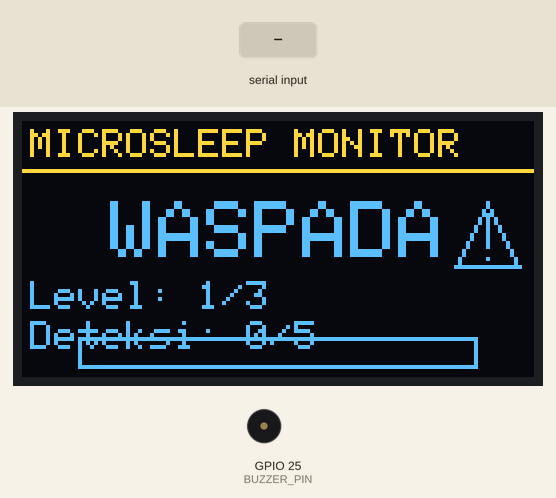
The sketch below on a simulated ESP32. Parts: 128×64 one-colour display, buzzer (waves = sounding). The inputs (shaded band) are chosen by the test bench. The OLED is the two-colour kind (top 16 rows yellow); what the sketch prints to the serial monitor is not drawn.

Above: at 3.2 s.
3.3 s: "B" received over Serial
At 3.7 s:
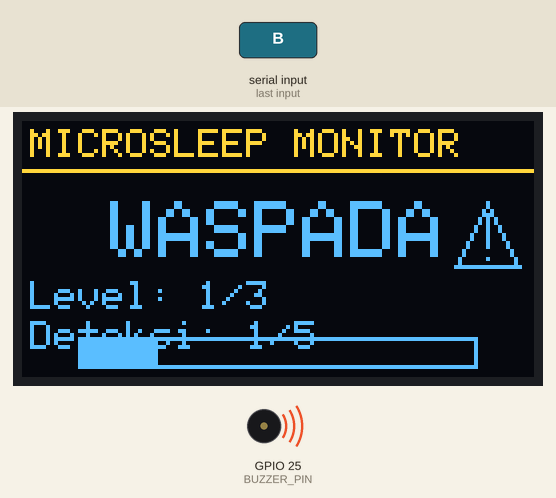
At 4.9 s:
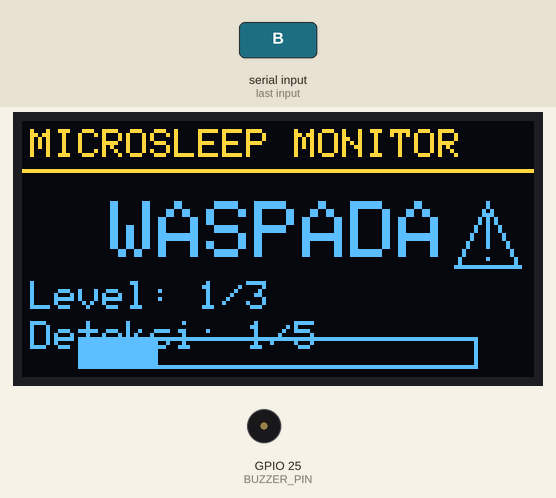
5.3 s: "B" received over Serial
At 6.0 s:
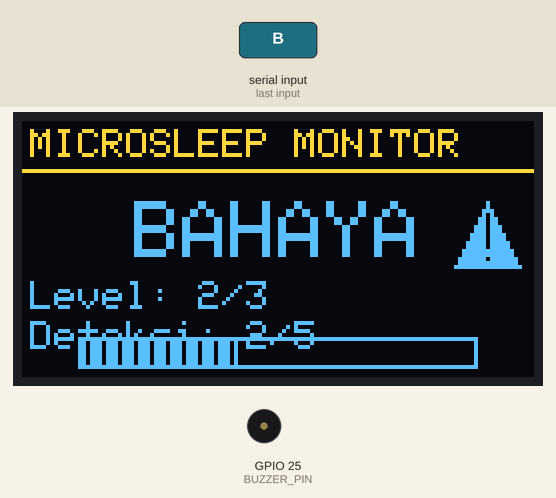
Timing chart, 0 to 8.3 s (numbered marks = the images above; inputs shaded):
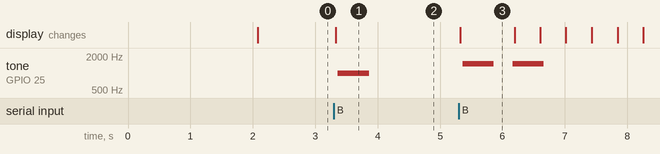

Measured:
- after the input at 3.3 s, tone on GPIO 25 (BUZZER_PIN): silent → 1000 Hz after 0.06 s, → silent 0.50 s later; the display: changes at once (image 1)
- after the input at 5.3 s, tone on GPIO 25 (BUZZER_PIN): alternates 1444 Hz for 0.50 s and silent for 0.30 s, 4 changes in all, then stays silent, starting after 0.06 s; the display: changes at once (image 3)
- what the display in image 3 shows lasts 0.9 s, from 5.3 s to 6.2 s

The sketch:

main.ino
```cpp
#include <Wire.h>
#include <Adafruit_GFX.h>
#include <Adafruit_SSD1306.h>

#define BUZZER_PIN 25
#define MAX_EVENTS 5         // Jumlah maksimal event yang direkam (diubah dari 10 menjadi 5)
#define TIME_WINDOW 60000    // Jendela waktu untuk melacak trigger (60 detik)

// Konfigurasi OLED
#define SCREEN_WIDTH 128     // Lebar OLED dalam piksel
#define SCREEN_HEIGHT 64     // Tinggi OLED dalam piksel
#define OLED_RESET -1        // Reset pin # (atau -1 jika berbagi reset Arduino)
#define SCREEN_ADDRESS 0x3C  // Alamat I2C OLED (biasanya 0x3C atau 0x3D)

// Parameter buzzer
#define MAX_FREQUENCY 2777   // Frekuensi maksimum (diubah dari 4000 menjadi 3000)

Adafruit_SSD1306 display(SCREEN_WIDTH, SCREEN_HEIGHT, &Wire, OLED_RESET);

// Array untuk menyimpan waktu trigger terjadi
unsigned long triggerTimes[MAX_EVENTS];
int triggerCount = 0;
int currentIndex = 0;

// Tingkat keparahan microsleep (tanpa level normal)
const char* alertLevels[] = {
  "WASPADA",
  "BAHAYA",
  "BERHENTI!"
};

// Warna untuk level - dalam format monokrom ini berarti pola pengisian
const uint8_t SOLID = 1;
const uint8_t HATCHED = 2;
const uint8_t INVERTED = 3;

// Animasi
unsigned long lastAnimationTime = 0;
bool animationState = false;
int animationSpeed = 500; // ms

void setup() {
  Serial.begin(9600);
  pinMode(BUZZER_PIN, OUTPUT);

  // Inisialisasi array waktu trigger
  for (int i = 0; i < MAX_EVENTS; i++) {
    triggerTimes[i] = 0;
  }

  // Inisialisasi OLED
  if(!display.begin(SSD1306_SWITCHCAPVCC, SCREEN_ADDRESS)) {
    Serial.println(F("SSD1306 allocation failed"));
    for(;;); // Loop forever jika gagal
  }

  // Tampilkan splash screen
  showSplashScreen();

  // Tampilkan status awal
  updateDisplay(0);
}

void loop() {
  // Update animasi jika diperlukan
  unsigned long currentTime = millis();
  if (currentTime - lastAnimationTime > animationSpeed) {
    animationState = !animationState;
    lastAnimationTime = currentTime;

    // Perbarui tampilan jika dalam status alert tinggi
    if (triggerCount > 0) {
      float intensityFactor = constrain(triggerCount / (float)MAX_EVENTS, 0, 1);
      updateDisplay(intensityFactor);
    }
  }

  if (Serial.available()) {
    char c = Serial.read();
    if (c == 'B') {
      // Rekam waktu trigger saat ini
      recordTrigger();

      // Hitung jumlah trigger dalam jendela waktu
      countRecentTriggers();

      // Update tampilan OLED
      float intensityFactor = constrain(triggerCount / (float)MAX_EVENTS, 0, 1);
      updateDisplay(intensityFactor);

      // Aktifkan buzzer dengan pola sesuai tingkat keparahan
      activateBuzzerPattern(triggerCount);

      // Setel kecepatan animasi berdasarkan tingkat keparahan
      animationSpeed = map(triggerCount, 1, MAX_EVENTS, 500, 150);
    }
  }
}

void showSplashScreen() {
  display.clearDisplay();

  // Logo atau judul
  display.setTextSize(2);
  display.setTextColor(SSD1306_WHITE);
  display.setCursor(5, 5);
  display.println(F("MICROSLEEP"));

  // Subtitle
  display.setTextSize(1);
  display.setCursor(15, 25);
  display.println(F("Detection System"));

  // Versi
  display.setCursor(40, 40);
  display.println(F("v2.0"));

  // Garis bawah
  display.drawLine(0, 50, SCREEN_WIDTH, 50, SSD1306_WHITE);

  // Initializing text
  display.setCursor(15, 55);
  display.println(F("Initializing..."));

  display.display();
  delay(2000);
}

void recordTrigger() {
  // Simpan waktu trigger saat ini
  triggerTimes[currentIndex] = millis();

  // Update index untuk trigger berikutnya
  currentIndex = (currentIndex + 1) % MAX_EVENTS;
}

void countRecentTriggers() {
  unsigned long currentTime = millis();
  triggerCount = 0;

  // Hitung jumlah trigger dalam jendela waktu
  for (int i = 0; i < MAX_EVENTS; i++) {
    if (triggerTimes[i] > 0 && currentTime - triggerTimes[i] < TIME_WINDOW) {
      triggerCount++;
    }
  }

  // Cetak jumlah trigger untuk debugging
  Serial.print("Jumlah trigger dalam 60 detik terakhir: ");
  Serial.println(triggerCount);
}

void activateBuzzerPattern(int count) {
  // Mengatur volume berdasarkan jumlah trigger
  // Semakin banyak trigger, semakin keras
  int volume = map(count, 1, MAX_EVENTS, 255, 1023);  // Asumsi menggunakan analogWrite

  // Durasi beep sesuai dengan tingkat
  int beepDuration = (count <= 2) ? 500 : 1000;

  // Jarak antara beep
  int pauseDuration = (count <= 3) ? 300 : map(count, 4, MAX_EVENTS, 250, 100);

  // Frekuensi dasar - menggunakan MAX_FREQUENCY yang baru (3000 Hz)
  int frequency = map(count, 1, MAX_EVENTS, 1000, MAX_FREQUENCY);

  Serial.print("Trigger count: ");
  Serial.print(count);
  Serial.print(", Volume: ");
  Serial.print(volume);
  Serial.print(", Frekuensi: ");
  Serial.print(frequency);
  Serial.print(" Hz, Durasi: ");
  Serial.print(beepDuration);
  Serial.print(" ms, Jeda: ");
  Serial.print(pauseDuration);
  Serial.println(" ms");

  // Pola beep berdasarkan level
  switch (count) {
    case 1:
      // Tingkat 1: satu beep panjang
      tone(BUZZER_PIN, frequency, beepDuration);
      break;

    case 2:
      // Tingkat 2: dua beep
      tone(BUZZER_PIN, frequency, beepDuration);
      delay(beepDuration + pauseDuration);
      tone(BUZZER_PIN, frequency, beepDuration);
      break;

    case 3:
      // Tingkat 3: tiga beep
      for (int i = 0; i < 3; i++) {
        tone(BUZZER_PIN, frequency, beepDuration);
        delay(beepDuration + pauseDuration);
      }
      break;

    default:
      // Tingkat 4+: beep yang semakin cepat (untuk count 4 dan 5)
      int repeats = min(count, 5);  // Maksimal 5 kali beep (disesuaikan dengan MAX_EVENTS)
      for (int i = 0; i < repeats; i++) {
        tone(BUZZER_PIN, frequency, beepDuration / 2);
        delay((beepDuration / 2) + pauseDuration);
      }
      break;
  }
}

void updateDisplay(float intensity) {
  display.clearDisplay();

  // Pilih level peringatan berdasarkan intensitas
  // Karena MAX_EVENTS = 5, kita perlu menyesuaikan tingkat level
  // Level 0: 1 trigger (1/5 = 0.2 intensitas)
  // Level 1: 2-3 trigger (0.4-0.6 intensitas)
  // Level 2: 4-5 trigger (0.8-1.0 intensitas)
  int level = min(2, (int)(intensity * 3));

  // Header dengan judul dan garis
  display.setTextSize(1);
  display.setTextColor(SSD1306_WHITE);
  display.setCursor(2, 2);
  display.print(F("MICROSLEEP MONITOR"));
  display.drawLine(0, 12, SCREEN_WIDTH, 12, SSD1306_WHITE);

  // Menampilkan status dengan ukuran font yang besar
  display.setTextSize(2);

  // Animasi text berkedip untuk level tinggi
  if (level >= 2) {
    if (animationState) {
      display.setTextColor(SSD1306_BLACK, SSD1306_WHITE); // Text inversi
    } else {
      display.setTextColor(SSD1306_WHITE);
    }
  }

  // Pusat teks alert
  int16_t x1, y1;
  uint16_t w, h;
  display.getTextBounds(alertLevels[level], 0, 0, &x1, &y1, &w, &h);
  int x = (SCREEN_WIDTH - w) / 2;
  int y = 20;

  display.setCursor(x, y);
  display.println(alertLevels[level]);
  display.setTextColor(SSD1306_WHITE); // Reset warna text

  // Menampilkan informasi level dengan ikon
  display.setTextSize(1);
  display.setCursor(2, 40);
  display.print(F("Level: "));
  display.print(level + 1);
  display.print(F("/3"));

  // Menampilkan jumlah deteksi
  display.setCursor(2, 50);
  display.print(F("Deteksi: "));
  display.print(triggerCount);
  display.print(F("/"));
  display.print(MAX_EVENTS);

  // Gambar bar progresif untuk visualisasi intensitas
  drawProgressBar(intensity);

  // Gambar ikon sesuai level keparahan
  drawAlertIcon(level);

  display.display();
}

void drawProgressBar(float progress) {
  int barWidth = 100;
  int barHeight = 8;
  int barX = 14;
  int barY = SCREEN_HEIGHT - 10;

  // Bingkai bar
  display.drawRect(barX, barY, barWidth, barHeight, SSD1306_WHITE);

  // Isi bar berdasarkan intensitas
  int fillWidth = (int)(barWidth * progress);

  // Pola pengisian berdasarkan tingkat keparahan
  int level = min(2, (int)(progress * 3));

  if (level == 0) {
    // Level 1: Solid fill
    display.fillRect(barX, barY, fillWidth, barHeight, SSD1306_WHITE);
  }
  else if (level == 1) {
    // Level 2: Pola berselang-seling
    display.fillRect(barX, barY, fillWidth, barHeight, SSD1306_WHITE);

    // Tambahkan pola garis
    for (int i = barX + 2; i < barX + fillWidth; i += 4) {
      display.drawLine(i, barY + 1, i, barY + barHeight - 2, SSD1306_BLACK);
    }
  }
  else {
    // Level 3: Animasi berkedip
    if (animationState) {
      display.fillRect(barX, barY, fillWidth, barHeight, SSD1306_WHITE);
    } else {
      for (int i = barX; i < barX + fillWidth; i += 2) {
        display.drawLine(i, barY, i, barY + barHeight - 1, SSD1306_WHITE);
      }
    }
  }
}

void drawAlertIcon(int level) {
  // Posisi ikon di sudut kanan atas
  int iconX = SCREEN_WIDTH - 20;
  int iconY = 20;
  int iconSize = 16;

  switch (level) {
    case 0: // WASPADA
      // Gambar segitiga peringatan
      display.drawTriangle(
        iconX, iconY + iconSize,
        iconX + iconSize/2, iconY,
        iconX + iconSize, iconY + iconSize,
        SSD1306_WHITE);

      // Tambahkan tanda seru di tengah
      display.drawLine(
        iconX + iconSize/2, iconY + 3,
        iconX + iconSize/2, iconY + iconSize - 5,
        SSD1306_WHITE);

      display.drawPixel(iconX + iconSize/2, iconY + iconSize - 2, SSD1306_WHITE);
      break;

    case 1: // BAHAYA
      // Gambar ikon yang lebih dominan - segitiga terisi
      if (animationState) {
        display.fillTriangle(
          iconX, iconY + iconSize,
          iconX + iconSize/2, iconY,
          iconX + iconSize, iconY + iconSize,
          SSD1306_WHITE);

        // Tanda seru berwarna hitam
        display.drawLine(
          iconX + iconSize/2, iconY + 3,
          iconX + iconSize/2, iconY + iconSize - 5,
          SSD1306_BLACK);

        display.drawPixel(iconX + iconSize/2, iconY + iconSize - 2, SSD1306_BLACK);
      } else {
        display.drawTriangle(
          iconX, iconY + iconSize,
          iconX + iconSize/2, iconY,
          iconX + iconSize, iconY + iconSize,
          SSD1306_WHITE);

        // Tanda seru berwarna putih
        display.drawLine(
          iconX + iconSize/2, iconY + 3,
          iconX + iconSize/2, iconY + iconSize - 5,
          SSD1306_WHITE);

        display.drawPixel(iconX + iconSize/2, iconY + iconSize - 2, SSD1306_WHITE);
      }
      break;

    case 2: // BERHENTI
      // Animasi ikon yang berkedip - ikon stop
      if (animationState) {
        display.fillRect(iconX, iconY, iconSize, iconSize, SSD1306_WHITE);
      } else {
        display.drawRect(iconX, iconY, iconSize, iconSize, SSD1306_WHITE);
        display.drawLine(iconX, iconY, iconX + iconSize, iconY + iconSize, SSD1306_WHITE);
        display.drawLine(iconX, iconY + iconSize, iconX + iconSize, iconY, SSD1306_WHITE);
      }
      break;
  }
}
```

http_client.cpp
```cpp

```
